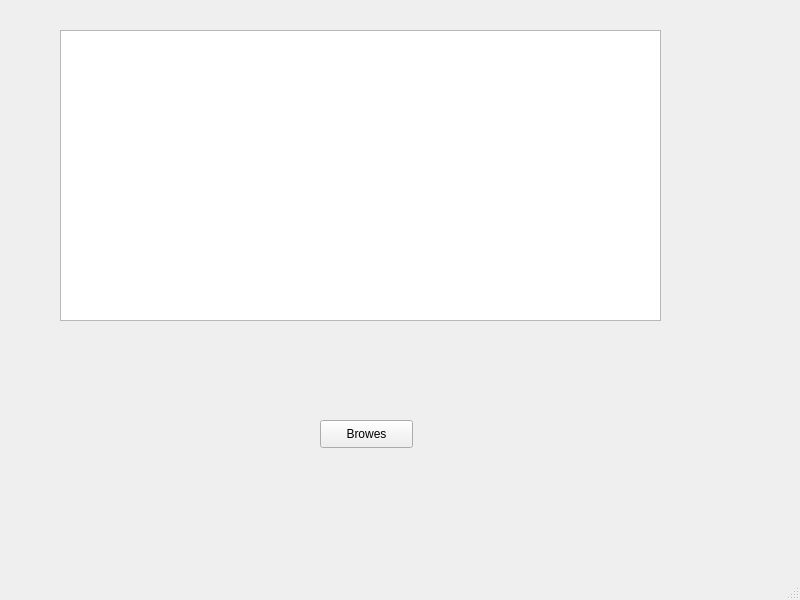
<?xml version="1.0" encoding="UTF-8"?>
<ui version="4.0">
 <class>MainWindow</class>
 <widget class="QMainWindow" name="MainWindow">
  <property name="geometry">
   <rect>
    <x>0</x>
    <y>0</y>
    <width>800</width>
    <height>600</height>
   </rect>
  </property>
  <property name="windowTitle">
   <string>MainWindow</string>
  </property>
  <widget class="QWidget" name="centralwidget">
   <widget class="QPushButton" name="browse_button">
    <property name="geometry">
     <rect>
      <x>320</x>
      <y>420</y>
      <width>93</width>
      <height>28</height>
     </rect>
    </property>
    <property name="text">
     <string>Browes</string>
    </property>
   </widget>
   <widget class="QTextEdit" name="file_path_textedit">
    <property name="geometry">
     <rect>
      <x>60</x>
      <y>30</y>
      <width>601</width>
      <height>291</height>
     </rect>
    </property>
   </widget>
  </widget>
  <widget class="QMenuBar" name="menubar">
   <property name="geometry">
    <rect>
     <x>0</x>
     <y>0</y>
     <width>800</width>
     <height>26</height>
    </rect>
   </property>
  </widget>
  <widget class="QStatusBar" name="statusbar"/>
 </widget>
 <resources/>
 <connections/>
</ui>
